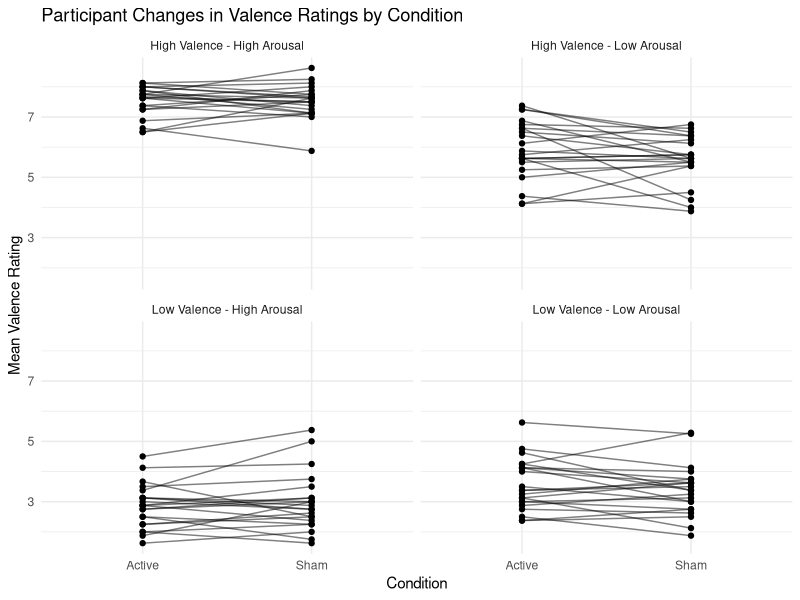
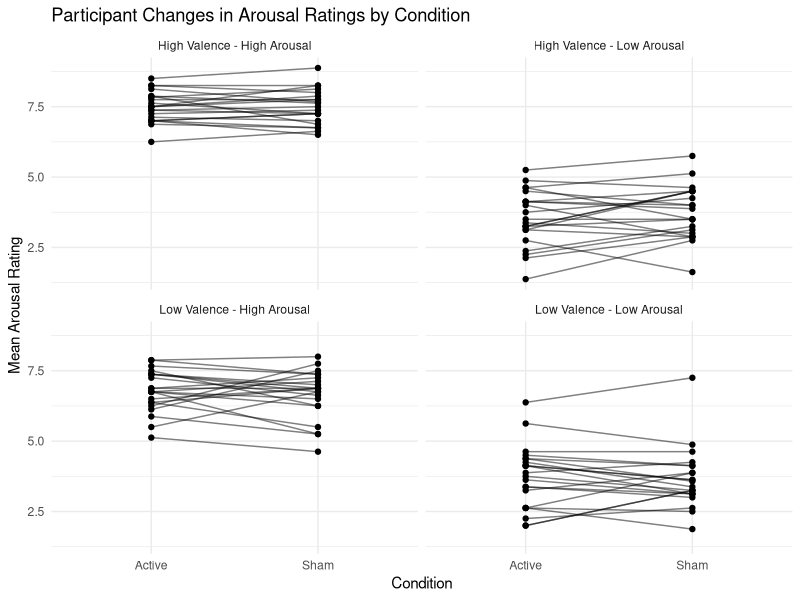
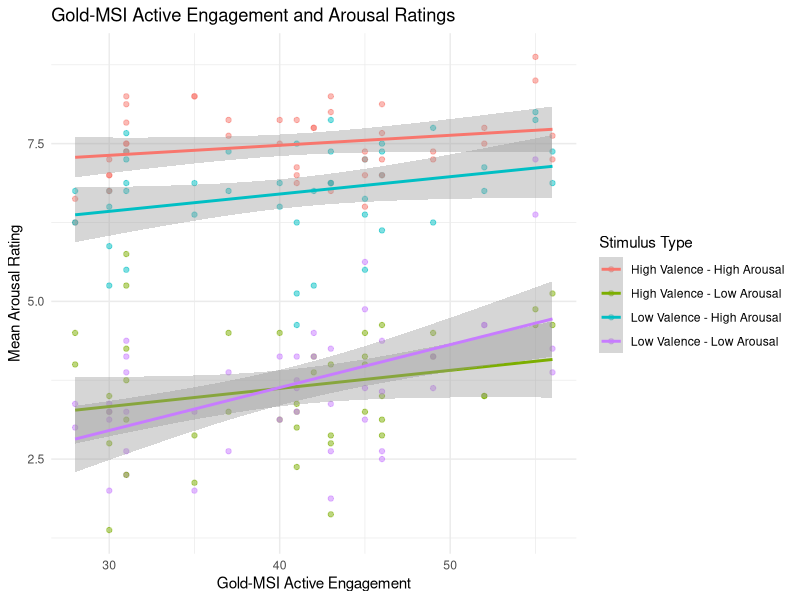
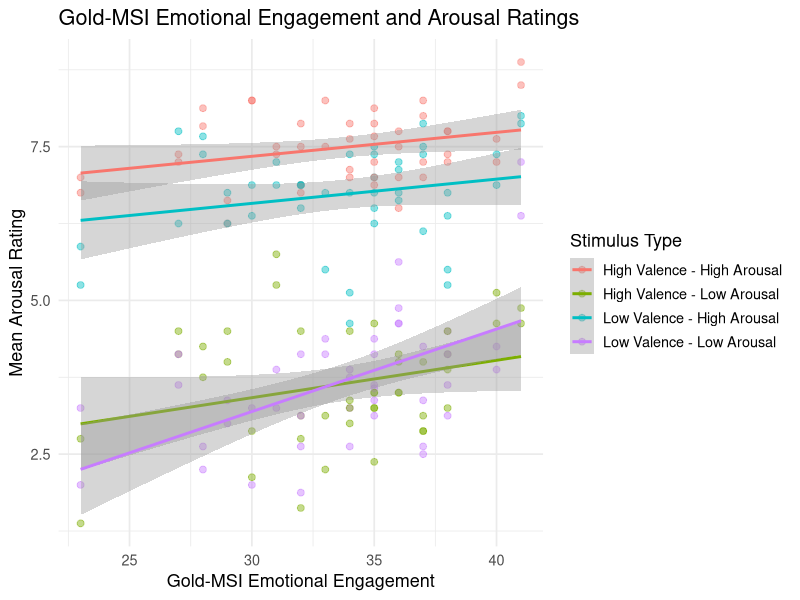

Write the R code that produced these figures, in order.
############################################################
# Music Motor Study Analysis
# Purpose:
# This script creates simple graphs to explore:
# 1. Valence ratings in Active vs Sham conditions
# 2. Arousal ratings in Active vs Sham conditions
# 3. The relationship between Gold-MSI subscales and arousal
############################################################


##############################
# 1. Load required package
##############################

library(ggplot2)


##############################
# 2. Load the dataset
##############################

# IMPORTANT:
# This file path only works on your computer.
# If you want others to run this project, use a relative path instead
# (example shown below).

data <- read.csv("data/processed/music_task_data_participant-level.csv")


##############################
# 3. Preview the data
##############################

# View the first few rows
head(data)

# Check variable names
names(data)


############################################################
# PART A: Valence and Arousal Ratings
# Compare Active vs Sham conditions across stimulus types
############################################################


##############################
# 4. Valence ratings plot
##############################

# This plot shows how each participant's mean valence rating
# changes between the Active and Sham conditions.
# Each panel represents one stimulus type.

ggplot(data, aes(x = condition,
                 y = meanValenceRating,
                 group = participant)) +
  geom_point() +
  geom_line(alpha = 0.5) +
  facet_wrap(~ stimuliType) +
  labs(
    title = "Participant Changes in Valence Ratings by Condition",
    x = "Condition",
    y = "Mean Valence Rating"
  ) +
  theme_minimal()


##############################
# 5. Arousal ratings plot
##############################

# This plot shows how each participant's mean arousal rating
# changes between the Active and Sham conditions.
# Each panel represents one stimulus type.

ggplot(data, aes(x = condition,
                 y = meanArousalRating,
                 group = participant)) +
  geom_point() +
  geom_line(alpha = 0.5) +
  facet_wrap(~ stimuliType) +
  labs(
    title = "Participant Changes in Arousal Ratings by Condition",
    x = "Condition",
    y = "Mean Arousal Rating"
  ) +
  theme_minimal()


############################################################
# PART B: Gold-MSI and Arousal Ratings
# Explore whether musical engagement is related to arousal
############################################################


##############################
# 6. Active engagement vs arousal
##############################

# This plot examines whether people with higher
# Gold-MSI Active Engagement scores tend to give
# higher arousal ratings.

ggplot(data, aes(x = GoldMSI_ActiveEngagement_63,
                 y = meanArousalRating,
                 color = stimuliType)) +
  geom_point(alpha = 0.5) +
  geom_smooth(method = "lm", se = TRUE) +
  labs(
    title = "Gold-MSI Active Engagement and Arousal Ratings",
    x = "Gold-MSI Active Engagement",
    y = "Mean Arousal Rating",
    color = "Stimulus Type"
  ) +
  theme_minimal()


##############################
# 7. Emotional engagement vs arousal
##############################

# This plot examines whether people with higher
# Gold-MSI Emotional Engagement scores tend to give
# higher arousal ratings.

ggplot(data, aes(x = GoldMSI_Emotions_42,
                 y = meanArousalRating,
                 color = stimuliType)) +
  geom_point(alpha = 0.45, size = 2) +
  geom_smooth(method = "lm", se = TRUE) +
  labs(
    title = "Gold-MSI Emotional Engagement and Arousal Ratings",
    x = "Gold-MSI Emotional Engagement",
    y = "Mean Arousal Rating",
    color = "Stimulus Type"
  ) +
  theme_minimal(base_size = 13)
